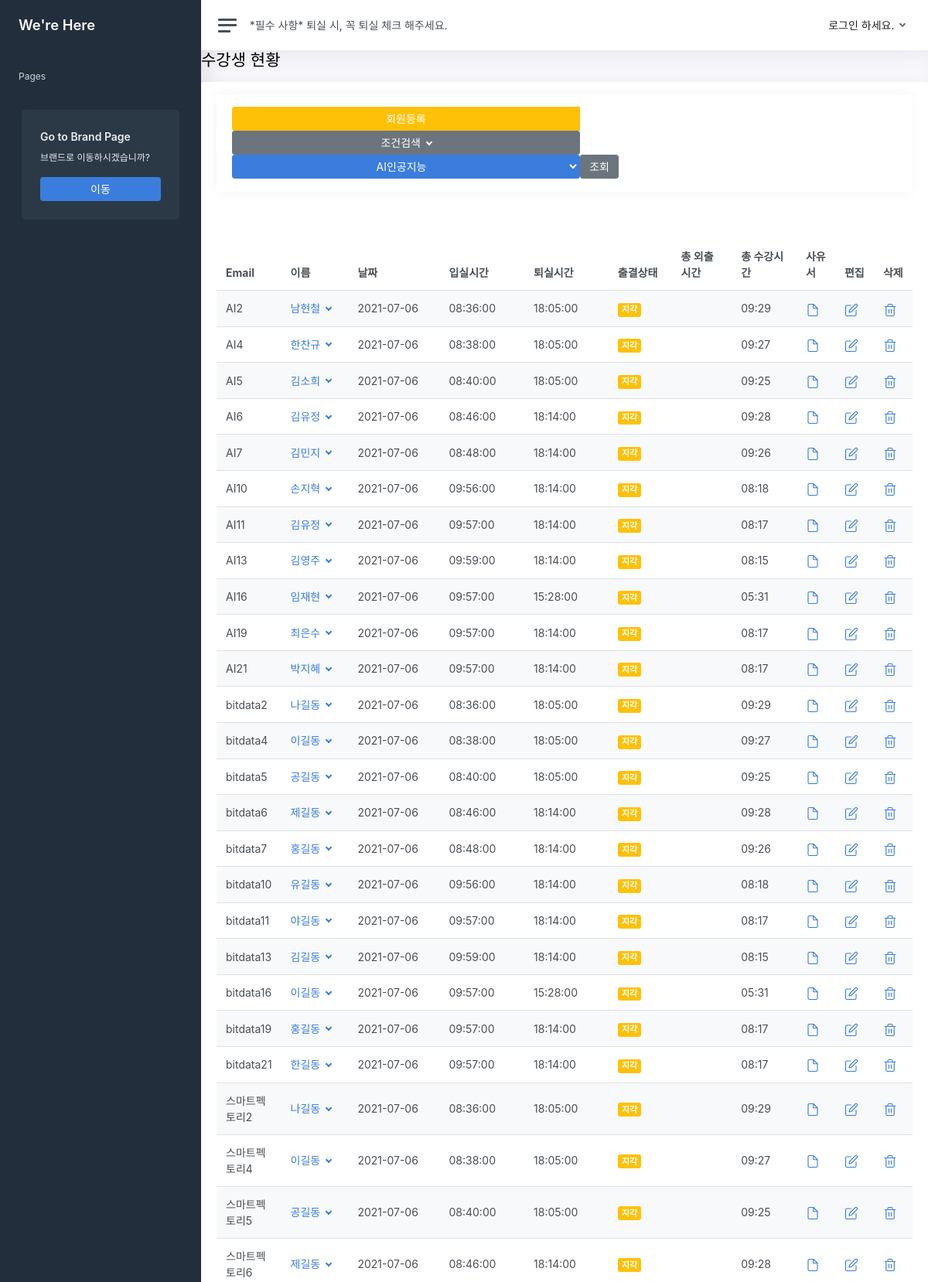
Screenshot of /CRM/status/data/late/ (upper part) with the database file from the repository.
### CRM/models.py (models this page shows)
class Student_list(models.Model):
    studentListNum = models.AutoField(ClassList, primary_key=True)
    member_fk = models.ForeignKey(Member, on_delete=models.CASCADE)
    class_fk = models.ForeignKey(ClassList, on_delete=models.CASCADE)
    date = models.DateField(auto_now_add=True)
    attendance = models.CharField(max_length=2,default='N',null=True)
    absent = models.CharField(max_length=2,default='N',null=True)
    late = models.CharField(max_length=2,default='N',null=True)
    early= models.CharField(max_length=2,default='N',null=True)
    input_time = models.DateTimeField(null=True)
    output_time= models.DateTimeField(null=True)
    total_time_outing = models.DateTimeField(null=True)
    total_time = models.DateTimeField(null=True)
    temperature = models.FloatField(null=True)

class Member (models.Model):
    email = models.CharField(max_length=200, primary_key=True)
    class_fk = models.ForeignKey(ClassList, on_delete=models.CASCADE, null=True)
    password = models.CharField(max_length=200)
    name = models.CharField(max_length=50)
    age = models.IntegerField(null=True)
    university = models.CharField(max_length=50,default = '',null=True)
    major = models.CharField(max_length=50,default = '',null=True)
    interest_language = models.CharField(max_length=50,default = '',null=True)
    phone_number = models.CharField(max_length=100,default = '',null=True)
    address = models.CharField(max_length=200,default = '',null=True)
    birth = models.DateField(null=True)
    seat_num = models.IntegerField(null=True)
    authority = models.CharField(max_length=50)

### CRM/VIEW/status.py (the view)
# urls.py: path('status/data/late/',               Status.late,          name='status_late'),
    def late(request):
        classlist = ClassList.objects.all()
        list_status_here = Student_list.objects.filter(late='Y')
        context = {'classlist' : classlist,}
        for object in list_status_here:
            object.date = object.date.strftime('%Y-%m-%d')
            object.input_time = object.input_time.strftime('%H:%M:%S')
            object.output_time = object.output_time.strftime('%H:%M:%S')
            object.total_time = Status.diff_time(object.output_time, object.input_time)
            object.absent = '지각'
        context = {'list_status' : list_status_here, 'classlist' : classlist,}
        return render(request, './crm/page/03_status/status_04.html', context)

### CRM/VIEW/status.py (called while the page is built)
    def diff_time(time_in,time_out):
        t2 = datetime.strptime(time_out,'%H:%M:%S')
        t1 = datetime.strptime(time_in,'%H:%M:%S')
        time_stay = abs(t2-t1)
        result = time(time_stay.seconds //3600, (time_stay.seconds // 60) % 60).strftime('%H:%M')
        return result

### CRM/templates/crm/page/03_status/status_04.html (shortened to what this page needs)
{% extends 'crm/include/base_c.html' %}
{% load static %}
{% block content %}
<h1 class="h3 mb-3">수강생 현황</h1>
<div class="row">
    <div class="col-12">
        <div class="card">
            <div class="card-header">
                <div class="card">
                    <div class="card-header">
                        <div class="btn-group">
                            <button type="button" class="btn btn-warning" data-toggle="modal" data-target="#centeredModalWarning" style="width:450px">
                            회원등록
                            </button>
                        </div>
                        <div class="btn-group">
                            <button type="button" class="btn btn-secondary dropdown-toggle" data-toggle="dropdown"
                                style="width:450px">
                                조건검색
                            </button>
                        </div>
                        <div class="btn-group">
                            <select type="button" class="btn btn-primary dropdown-toggle" data-toggle="dropdown"
                                aria-haspopup="true" aria-expanded="false" name="select_class"
                                id="select_class" onchange="search_class()" style="width:450px">
                                <div class="dropdown-menu">
                                    {% for object in classlist %}
                                    <option>{{ object.class_name }}</option>
                                </div>
                                {% endfor %}
                                <form action="{% url 'CRM:status_data'%}"method="post">
                                    <button type="submit" class="btn btn-secondary"> 조회 </button>
                                </form>
                            </div>
                    </div>
                </div>
            </div>
            <div class="card-body">
                <table class="table table-striped" id="dynamicTable">
                    <thead>
                        <tr>
                            <th style="width:6%;">Email</th>
                            <th style="width:10%">이름</th>
                            <th style="width:15%">날짜</th>
                            <th style="width:13%">입실시간</th>
                            <th style="width:13%">퇴실시간</th>
                            <th style="width:10%">출결상태</th>
                            <th style="width:10%">총 외출시간</th>
                            <th style="width:10%">총 수강시간</th>
                            <th style="width:5%">사유서</th>
                            <th style="width:4%">편집</th>
                            <th style="width:4%">삭제</th>
                        </tr>
                    </thead>
                    <tbody id="dynamicTbody">
                        {% for status in list_status %}
                        <tr>
                            <td> {{status.member_fk.email}} </td>
                            <td>
                                <a class="dropdown-toggle" href="#" data-toggle="dropdown" aria-expanded="false">
                                    {{ status.member_fk.name }}
                                </a>
                            </td>
                            <td> {{status.date}} </td>
                            <td> {{status.input_time}} </td>
                            <td> {{status.output_time}} </td>
                            {% if status.absent == '결석' %}
                            <td> <span class="badge bg-danger"> 결석 </span> </td>
                            {% elif status.absent == '미퇴실' %}
                            <td> <span class="align-middle"> 미퇴실 </span> </td>
                            {% elif status.absent == '지각' %}
                            <td> <span class="badge bg-warning"> 지각 </span> </td>
                            {% elif status.absent == '조퇴' %}
                            <td> 조퇴 </td>
                            {% else %}
                            <td> <span class="badge bg-success"> 출석 </span> </td>
                            {% endif %}
                            <td> </td>
                            <td> {{status.total_time}} </td>
                            <td> <a href="#"> </a></td>
                            <td> <a href="#">
                            </a></td>
                            <td> <a href="#">
                            </a></td>
                        </tr>
                        {% endfor %}
                    </tbody>
                </table>
            </div>
        </div>
    </div>
</div>
{% endblock %}

### rows the page displays
Student_list: member_fk.email "AI2", member_fk.name "남현철", date "2021-07-06", input_time "08:36:00", output_time "18:05:00", absent "지각", total_time "09:29"
Student_list: member_fk.email "AI4", member_fk.name "한찬규", date "2021-07-06", input_time "08:38:00", output_time "18:05:00", absent "지각", total_time "09:27"
Student_list: member_fk.email "AI5", member_fk.name "김소희", date "2021-07-06", input_time "08:40:00", output_time "18:05:00", absent "지각", total_time "09:25"
Student_list: member_fk.email "AI6", member_fk.name "김유정", date "2021-07-06", input_time "08:46:00", output_time "18:14:00", absent "지각", total_time "09:28"
Student_list: member_fk.email "AI7", member_fk.name "김민지", date "2021-07-06", input_time "08:48:00", output_time "18:14:00", absent "지각", total_time "09:26"
Student_list: member_fk.email "AI10", member_fk.name "손지혁", date "2021-07-06", input_time "09:56:00", output_time "18:14:00", absent "지각", total_time "08:18"
Student_list: member_fk.email "AI11", member_fk.name "김유정", date "2021-07-06", input_time "09:57:00", output_time "18:14:00", absent "지각", total_time "08:17"
Student_list: member_fk.email "AI13", member_fk.name "김영주", date "2021-07-06", input_time "09:59:00", output_time "18:14:00", absent "지각", total_time "08:15"
Student_list: member_fk.email "AI16", member_fk.name "임재현", date "2021-07-06", input_time "09:57:00", output_time "15:28:00", absent "지각", total_time "05:31"
Student_list: member_fk.email "AI19", member_fk.name "최은수", date "2021-07-06", input_time "09:57:00", output_time "18:14:00", absent "지각", total_time "08:17"
Student_list: member_fk.email "AI21", member_fk.name "박지혜", date "2021-07-06", input_time "09:57:00", output_time "18:14:00", absent "지각", total_time "08:17"
Student_list: member_fk.email "bitdata2", member_fk.name "나길동", date "2021-07-06", input_time "08:36:00", output_time "18:05:00", absent "지각", total_time "09:29"
Student_list: member_fk.email "bitdata4", member_fk.name "이길동", date "2021-07-06", input_time "08:38:00", output_time "18:05:00", absent "지각", total_time "09:27"
Student_list: member_fk.email "bitdata5", member_fk.name "공길동", date "2021-07-06", input_time "08:40:00", output_time "18:05:00", absent "지각", total_time "09:25"
Student_list: member_fk.email "bitdata6", member_fk.name "제길동", date "2021-07-06", input_time "08:46:00", output_time "18:14:00", absent "지각", total_time "09:28"
Student_list: member_fk.email "bitdata7", member_fk.name "홍길동", date "2021-07-06", input_time "08:48:00", output_time "18:14:00", absent "지각", total_time "09:26"
Student_list: member_fk.email "bitdata10", member_fk.name "유길동", date "2021-07-06", input_time "09:56:00", output_time "18:14:00", absent "지각", total_time "08:18"
Student_list: member_fk.email "bitdata11", member_fk.name "야길동", date "2021-07-06", input_time "09:57:00", output_time "18:14:00", absent "지각", total_time "08:17"
Student_list: member_fk.email "bitdata13", member_fk.name "김길동", date "2021-07-06", input_time "09:59:00", output_time "18:14:00", absent "지각", total_time "08:15"
Student_list: member_fk.email "bitdata16", member_fk.name "이길동", date "2021-07-06", input_time "09:57:00", output_time "15:28:00", absent "지각", total_time "05:31"
Student_list: member_fk.email "bitdata19", member_fk.name "홍길동", date "2021-07-06", input_time "09:57:00", output_time "18:14:00", absent "지각", total_time "08:17"
Student_list: member_fk.email "bitdata21", member_fk.name "한길동", date "2021-07-06", input_time "09:57:00", output_time "18:14:00", absent "지각", total_time "08:17"
Student_list: member_fk.email "스마트펙토리2", member_fk.name "나길동", date "2021-07-06", input_time "08:36:00", output_time "18:05:00", absent "지각", total_time "09:29"
Student_list: member_fk.email "스마트펙토리4", member_fk.name "이길동", date "2021-07-06", input_time "08:38:00", output_time "18:05:00", absent "지각", total_time "09:27"
Student_list: member_fk.email "스마트펙토리5", member_fk.name "공길동", date "2021-07-06", input_time "08:40:00", output_time "18:05:00", absent "지각", total_time "09:25"
Student_list: member_fk.email "스마트펙토리6", member_fk.name "제길동", date "2021-07-06", input_time "08:46:00", output_time "18:14:00", absent "지각", total_time "09:28"

### other values shown
form field select_class "AI인공지능"
